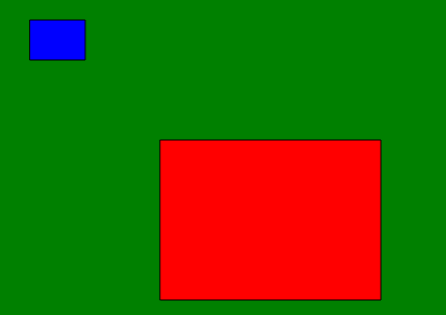
Frame 1 (no input)
Frame 2 (the mouse pressed at the canvas centre, redrawn once): identical to frame 1, image omitted

The p5.js sketch that drew this single still picture (run headless with seeded random() and noise() and a simulated clock; the mouse was pressed at the canvas centre and the sketch redrawn once):

// p5.js sketch
// ── sketch.js
function setup() {
  s = 0.5
  largura = 297
  altura = 210
  createCanvas(largura*(1 + s), altura*(1 + s));
}

function draw() {
  noLoop();
  background("green")
  fill("blue")
  rect(30, 20, 55, 40);
  fill("red")
  rect(160, 140, 220, 160);
}
